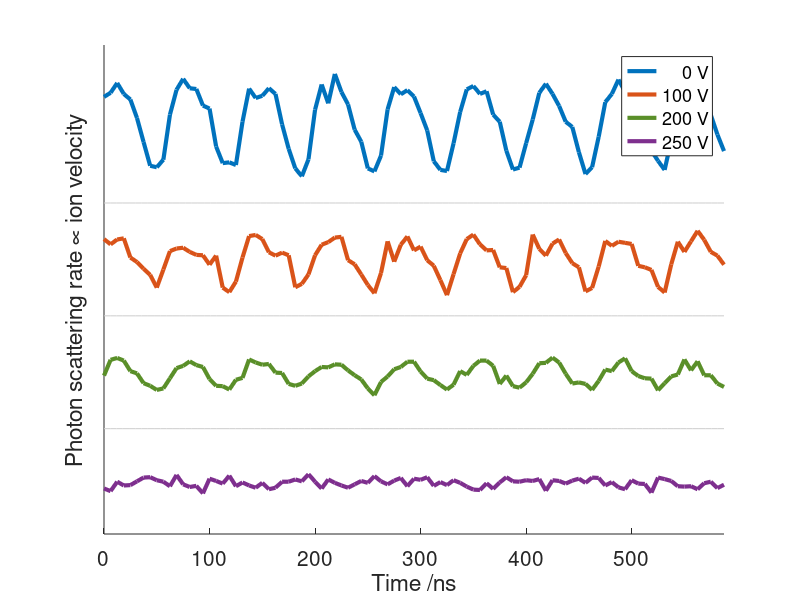
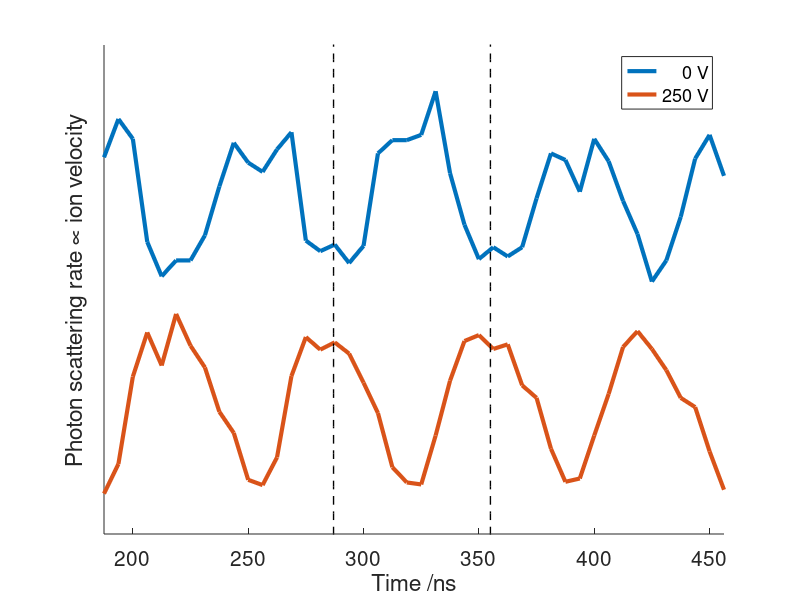
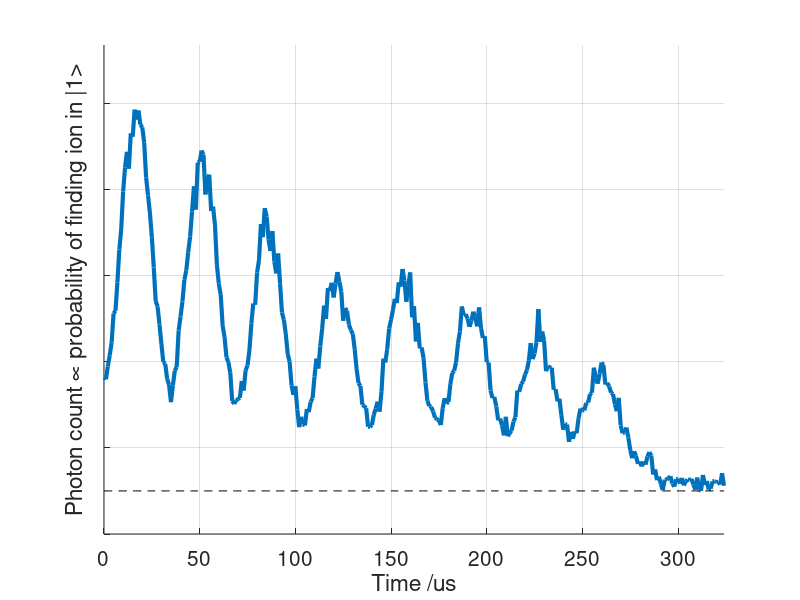

Reproduce these figures in MATLAB, in order.
% micromotion: change high comp voltage to affect micromotion amplitude

time = [3.49900000000000,4.49700000000000,5.49500000000000,6.49300000000000,7.49100000000000,8.48900000000000,9.48700000000000,10.4850000000000,11.4830000000000,12.4810000000000,13.4790000000000,14.4770000000000,15.4750000000000,16.4730000000000,17.4710000000000,18.4690000000000,19.4670000000000,20.4650000000000,21.4630000000000,22.4610000000000,23.4590000000000,24.4570000000000,25.4550000000000,26.4530000000000,27.4510000000000,28.4490000000000,29.4470000000000,30.4450000000000,31.4430000000000,32.4410000000000,33.4390000000000,34.4370000000000,35.4350000000000,36.4330000000000,37.4310000000000,38.4290000000000,39.4270000000000,40.4250000000000,41.4230000000000,42.4210000000000,43.4190000000000,44.4170000000000,45.4150000000000,46.4130000000000,47.4110000000000,48.4090000000000,49.4070000000000,50.4050000000000,51.4030000000000,52.4010000000000,53.3990000000000,54.3970000000000,55.3950000000000,56.3930000000000,57.3910000000000,58.3890000000000,59.3870000000000,60.3850000000000,61.3830000000000,62.3810000000000,63.3790000000000,64.3770000000000,65.3750000000000,66.3730000000000,67.3710000000000,68.3690000000000,69.3670000000000,70.3650000000000,71.3630000000000,72.3610000000000,73.3590000000000,74.3570000000000,75.3550000000000,76.3530000000000,77.3510000000000,78.3490000000000,79.3470000000000,80.3450000000000,81.3430000000000,82.3410000000000,83.3390000000000,84.3370000000000,85.3350000000000,86.3330000000000,87.3310000000000,88.3290000000000,89.3270000000000,90.3250000000000,91.3230000000000,92.3210000000000,93.3190000000000,94.3170000000000,95.3150000000000,96.3130000000000,97.3110000000000];
time_ns = [0:6.25:length(time)*6.25-1];

time2 = [3.49900000000000,4.49700000000000,5.49500000000000,6.49300000000000,7.49100000000000,8.48900000000000,9.48700000000000,10.4850000000000,11.4830000000000,12.4810000000000,13.4790000000000,14.4770000000000,15.4750000000000,16.4730000000000,17.4710000000000,18.4690000000000,19.4670000000000,20.4650000000000,21.4630000000000,22.4610000000000,23.4590000000000,24.4570000000000,25.4550000000000,26.4530000000000,27.4510000000000,28.4490000000000,29.4470000000000,30.4450000000000,31.4430000000000,32.4410000000000,33.4390000000000,34.4370000000000,35.4350000000000,36.4330000000000,37.4310000000000,38.4290000000000,39.4270000000000,40.4250000000000,41.4230000000000,42.4210000000000,43.4190000000000,44.4170000000000,45.4150000000000,46.4130000000000,47.4110000000000,48.4090000000000,49.4070000000000,50.4050000000000,51.4030000000000,52.4010000000000,53.3990000000000,54.3970000000000,55.3950000000000,56.3930000000000,57.3910000000000,58.3890000000000,59.3870000000000,60.3850000000000,61.3830000000000,62.3810000000000,63.3790000000000,64.3770000000000,65.3750000000000,66.3730000000000,67.3710000000000,68.3690000000000,69.3670000000000,70.3650000000000,71.3630000000000,72.3610000000000,73.3590000000000,74.3570000000000,75.3550000000000,76.3530000000000,77.3510000000000,78.3490000000000,79.3470000000000,80.3450000000000,81.3430000000000,82.3410000000000,83.3390000000000,84.3370000000000,85.3350000000000,86.3330000000000,87.3310000000000,88.3290000000000,89.3270000000000,90.3250000000000,91.3230000000000,92.3210000000000,93.3190000000000,94.3170000000000,95.3150000000000,96.3130000000000,97.3110000000000,98.3090000000000,99.3070000000000];
time2_ns = [0:6.25:length(time2)*6.25-1];

LC000 = [362,373,399,370,355,306,242,179,175,195,315,381,410,385,383,339,331,230,186,188,181,296,384,359,365,385,370,289,224,172,151,196,328,395,345,423,375,342,275,243,172,164,206,329,388,369,380,363,319,273,191,168,165,239,322,382,391,370,377,315,296,219,169,174,239,302,373,397,370,338,296,282,215,157,175,256,348,370,408,376,326,307,251,219,192,168,247,333,383,395,394,370,314,262,218];
LC100 = [364,350,363,366,315,303,285,269,235,283,332,339,341,330,322,321,296,320,235,223,251,315,372,375,364,329,320,328,321,236,245,270,321,349,356,368,370,308,297,270,242,220,274,358,304,349,371,334,344,308,293,255,215,271,326,364,376,350,334,335,289,287,223,237,268,376,338,320,352,363,327,300,289,225,234,291,359,346,357,354,351,293,289,282,237,222,297,357,330,358,386,362,330,320,296];
LC150 = [121,163,168,161,133,127,101,94,83,87,114,141,147,159,149,144,112,94,93,84,110,115,164,156,150,152,129,128,99,94,100,119,133,144,143,151,150,135,122,111,87,69,104,119,138,144,158,158,132,113,109,96,84,97,133,123,147,161,161,147,99,121,93,89,103,126,154,155,169,156,126,100,103,99,83,107,137,133,156,167,133,120,114,113,82,101,119,124,164,135,159,122,122,100,91];
LC200 = [111,104,129,119,120,130,140,141,133,129,117,147,122,115,118,98,137,131,124,145,117,127,119,113,126,109,113,129,129,135,130,149,129,111,135,126,119,113,122,131,126,144,130,122,132,139,117,137,134,141,118,128,120,133,126,116,108,107,125,110,127,141,130,129,133,131,136,105,133,131,124,132,137,126,140,139,119,128,114,109,133,124,123,100,140,136,131,117,116,117,109,125,129,112,121];
LC250 = [172,125,142,120,122,155,215,213,182,213,222,164,111,133,130,143,137,206,223,160,195,229,160,117,121,113,134,173,201,198,195,224,209,131,105,117,117,136,173,206,191,184,201,214,132,124,129,115,128,198,208,208,212,245,183,144,118,127,120,127,164,198,193,169,209,192,162,137,101,117,150,194,212,181,182,219,199,138,130,118,97,127,180,213,178,224,234,205,129,123,110,129,143,191,184,198,188];


figure(1), clf, hold on
plot(time_ns, LC000 + 670, 'LineWidth', 3)
plot(time_ns, LC100 + 290, 'LineWidth', 3)
plot(time_ns, LC150 + 170, 'Color', [90/255, 143/255, 41/255], 'LineWidth', 3)
plot(time_ns, LC200 - 120, 'LineWidth', 3)
plot(linspace(0, time_ns(end), 100), 150*ones(1,100), 'Color', [0.8, 0.8, 0.8])
plot(linspace(0, time_ns(end), 100), 450*ones(1,100), 'Color', [0.8, 0.8, 0.8])
plot(linspace(0, time_ns(end), 100), 750*ones(1,100), 'Color', [0.8, 0.8, 0.8])
hold off
xlabel('Time /ns', 'FontSize', 20)
ylabel('Photon scattering rate \propto ion velocity', 'FontSize', 20)
% title('Effect of compensation voltage on micromotion amplitude')
set(gca,'YTick',[]);
set(gca,'YTickLabel',[]);
set(gca, 'FontSize', 15);
xlim([0, time_ns(end)])
ylim([-130 1170])
legend({'    0 V', '100 V', '200 V', '250 V'}, 'FontSize', 13)


% micromotion: change voltage to induce "phase flip"

time2 = [3.49900000000000,4.49700000000000,5.49500000000000,6.49300000000000,7.49100000000000,8.48900000000000,9.48700000000000,10.4850000000000,11.4830000000000,12.4810000000000,13.4790000000000,14.4770000000000,15.4750000000000,16.4730000000000,17.4710000000000,18.4690000000000,19.4670000000000,20.4650000000000,21.4630000000000,22.4610000000000,23.4590000000000,24.4570000000000,25.4550000000000,26.4530000000000,27.4510000000000,28.4490000000000,29.4470000000000,30.4450000000000,31.4430000000000,32.4410000000000,33.4390000000000,34.4370000000000,35.4350000000000,36.4330000000000,37.4310000000000,38.4290000000000,39.4270000000000,40.4250000000000,41.4230000000000,42.4210000000000,43.4190000000000,44.4170000000000,45.4150000000000,46.4130000000000,47.4110000000000,48.4090000000000,49.4070000000000,50.4050000000000,51.4030000000000,52.4010000000000,53.3990000000000,54.3970000000000,55.3950000000000,56.3930000000000,57.3910000000000,58.3890000000000,59.3870000000000,60.3850000000000,61.3830000000000,62.3810000000000,63.3790000000000,64.3770000000000,65.3750000000000,66.3730000000000,67.3710000000000,68.3690000000000,69.3670000000000,70.3650000000000,71.3630000000000,72.3610000000000,73.3590000000000,74.3570000000000,75.3550000000000,76.3530000000000,77.3510000000000,78.3490000000000,79.3470000000000,80.3450000000000,81.3430000000000,82.3410000000000,83.3390000000000,84.3370000000000,85.3350000000000,86.3330000000000,87.3310000000000,88.3290000000000,89.3270000000000,90.3250000000000,91.3230000000000,92.3210000000000,93.3190000000000,94.3170000000000,95.3150000000000,96.3130000000000,97.3110000000000,98.3090000000000,99.3070000000000];
time2_ns = [0:6.25:length(time2)*6.25-1];
data1 = [362,373,399,370,355,306,242,179,175,195,315,381,410,385,383,339,331,230,186,188,181,296,384,359,365,385,370,289,224,172,151,196,328,395,345,423,375,342,275,243,172,164,206,329,388,369,380,363,319,273,191,168,165,239,322,382,391,370,377,315,296,219,169,174,239,302,373,397,370,338,296,282,215,157,175,256,348,370,408,376,326,307,251,219,192,168,247,333,383,395,394,370,314,262,218,158,156];
data2 = [172,125,142,120,122,155,215,213,182,213,222,164,111,133,130,143,137,206,223,160,195,229,160,117,121,113,134,173,201,198,195,224,209,131,105,117,117,136,173,206,191,184,201,214,132,124,129,115,128,198,208,208,212,245,183,144,118,127,120,127,164,198,193,169,209,192,162,137,101,117,150,194,212,181,182,219,199,138,130,118,97,127,180,213,178,224,234,205,129,123,110,129,143,191,184,198,188];

x1 = 31;
x2 = 74;
time2_ns = time2_ns(x1:x2);
data1 = data1(x1:x2);
data2 = data2(x1:x2);

line1 = linspace(500,700,100)
L = 100;

figure(2), clf, hold on
plot(time2_ns, data2*2 + 270, 'LineWidth', 3)
plot(time2_ns, data1, 'LineWidth', 3)
plot(287*ones(1,L), linspace(0,1000,L), 'k--', 'LineWidth', 1)
plot(355*ones(1,L), linspace(0,1000,L), 'k--', 'LineWidth', 1)
hold off
xlabel('Time /ns', 'FontSize', 20)
ylabel('Photon scattering rate \propto ion velocity', 'FontSize', 20)
set(gca,'YTick',[]);
set(gca,'YTickLabel',[]);
set(gca, 'FontSize', 15);
xlim([time2_ns(1), time2_ns(end)])
ylim([90, 830])
legend({'    0 V', '250 V'}, 'FontSize', 13)


% Rabi oscillations: 
time_R = 12.5/1000*[0,80,160,240,320,400,480,560,640,720,800,880,960,1040,1120,1200,1280,1360,1440,1520,1600,1680,1760,1840,1920,2000,2080,2160,2240,2320,2400,2480,2560,2640,2720,2800,2880,2960,3040,3120,3200,3280,3360,3440,3520,3600,3680,3760,3840,3920,4000,4080,4160,4240,4320,4400,4480,4560,4640,4720,4800,4880,4960,5040,5120,5200,5280,5360,5440,5520,5600,5680,5760,5840,5920,6000,6080,6160,6240,6320,6400,6480,6560,6640,6720,6800,6880,6960,7040,7120,7200,7280,7360,7440,7520,7600,7680,7760,7840,7920,8000,8080,8160,8240,8320,8400,8480,8560,8640,8720,8800,8880,8960,9040,9120,9200,9280,9360,9440,9520,9600,9680,9760,9840,9920,10000,10080,10160,10240,10320,10400,10480,10560,10640,10720,10800,10880,10960,11040,11120,11200,11280,11360,11440,11520,11600,11680,11760,11840,11920,12000,12080,12160,12240,12320,12400,12480,12560,12640,12720,12800,12880,12960,13040,13120,13200,13280,13360,13440,13520,13600,13680,13760,13840,13920,14000,14080,14160,14240,14320,14400,14480,14560,14640,14720,14800,14880,14960,15040,15120,15200,15280,15360,15440,15520,15600,15680,15760,15840,15920,16000,16080,16160,16240,16320,16400,16480,16560,16640,16720,16800,16880,16960,17040,17120,17200,17280,17360,17440,17520,17600,17680,17760,17840,17920,18000,18080,18160,18240,18320,18400,18480,18560,18640,18720,18800,18880,18960,19040,19120,19200,19280,19360,19440,19520,19600,19680,19760,19840,19920,20000,20080,20160,20240,20320,20400,20480,20560,20640,20720,20800,20880,20960,21040,21120,21200,21280,21360,21440,21520,21600,21680,21760,21840,21920,22000,22080,22160,22240,22320,22400,22480,22560,22640,22720,22800,22880,22960,23040,23120,23200,23280,23360,23440,23520,23600,23680,23760,23840,23920,24000,24080,24160,24240,24320,24400,24480,24560,24640,24720,24800,24880,24960,25040,25120,25200,25280,25360,25440,25520,25600,25680,25760,25840,25920];
% convert from ticks to microseconds (1 tick = 12.5 ns)
% time_R = time_R * 12.5 ;

data_R = [363,359,389,415,445,512,518,584,660,708,795,851,887,848,930,922,985,962,983,950,944,908,828,786,745,689,619,541,528,486,441,399,395,360,346,306,345,379,388,472,505,540,590,612,654,690,748,807,753,862,864,890,880,788,822,834,750,760,717,624,581,555,483,457,410,399,374,309,302,310,313,316,355,333,380,391,427,488,535,532,607,636,719,689,756,737,683,657,703,633,605,651,582,514,497,464,418,400,345,323,343,289,248,272,255,252,290,283,307,315,365,407,384,435,476,530,499,571,564,583,549,581,608,586,562,495,524,518,486,473,465,429,383,350,344,300,297,292,249,249,253,277,291,307,284,330,407,398,429,477,497,520,546,536,584,574,615,588,539,576,607,503,529,447,490,431,433,408,352,309,297,295,284,270,266,264,253,292,315,303,306,348,374,379,399,443,470,528,508,510,500,481,495,516,504,482,526,478,455,459,399,398,333,316,318,296,264,268,252,229,272,227,234,240,261,271,333,330,348,354,370,380,402,443,406,419,445,522,446,470,448,378,390,386,386,335,336,308,314,276,242,255,254,214,237,221,238,234,269,291,287,287,304,305,325,328,386,363,349,372,398,392,347,351,342,328,325,301,285,316,252,234,236,247,224,195,176,192,181,163,168,157,168,161,180,190,182,138,150,125,133,116,102,126,126,130,134,117,110,127,128,117,130,113,122,126,125,128,115,103,131,103,100,137,114,123,103,105,122,123,120,121,115,141,112];

figure(3), clf, hold on
plot(time_R, data_R, 'LineWidth', 3)
plot(linspace(0, time_R(end), 100), 100*ones(1,100), 'k--')% 'Color', [0.4, 0.4, 0.4])
xlabel('Time /us', 'FontSize', 20)
ylabel('Photon count \propto probability of finding ion in |1>', 'FontSize', 20)
set(gca,'YTickLabel',[]);
set(gca, 'FontSize', 15);
xlim([time_R(1), time_R(end)])
ylim([0, max(data_R)+150])
grid on